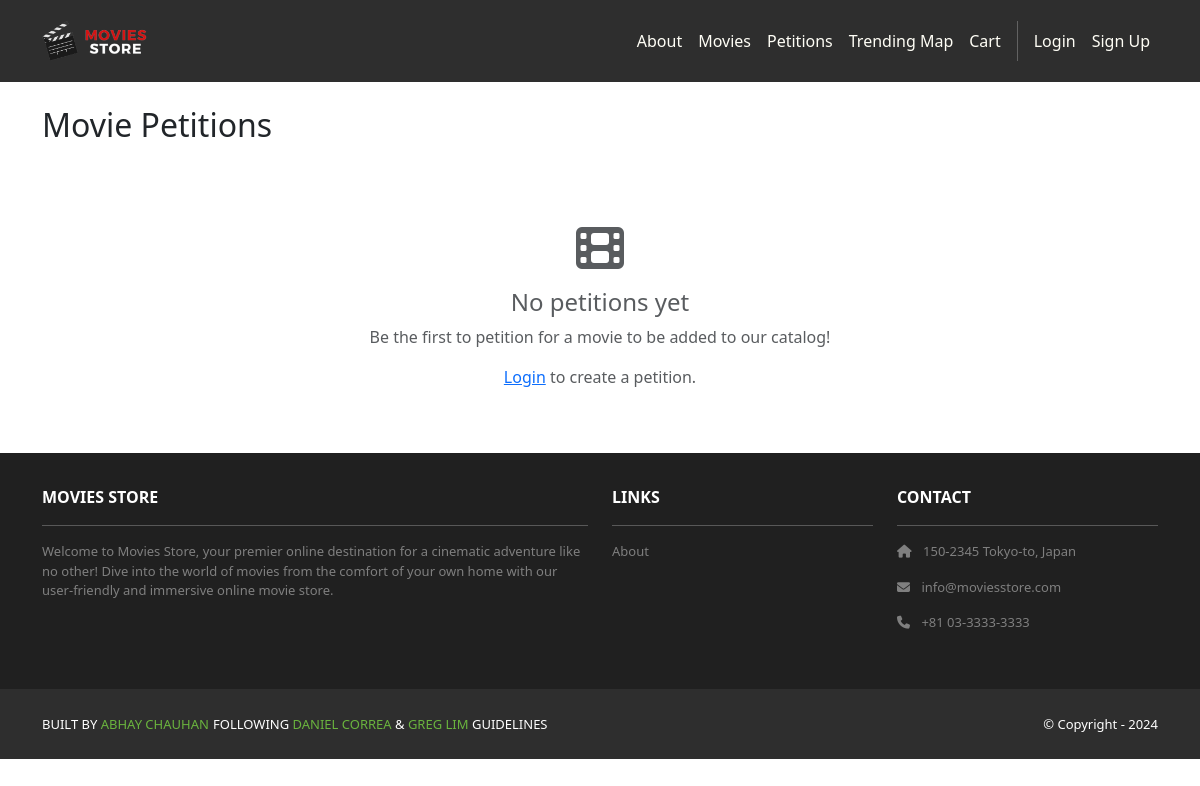
Page /movies/petitions/ on the earlier database version.
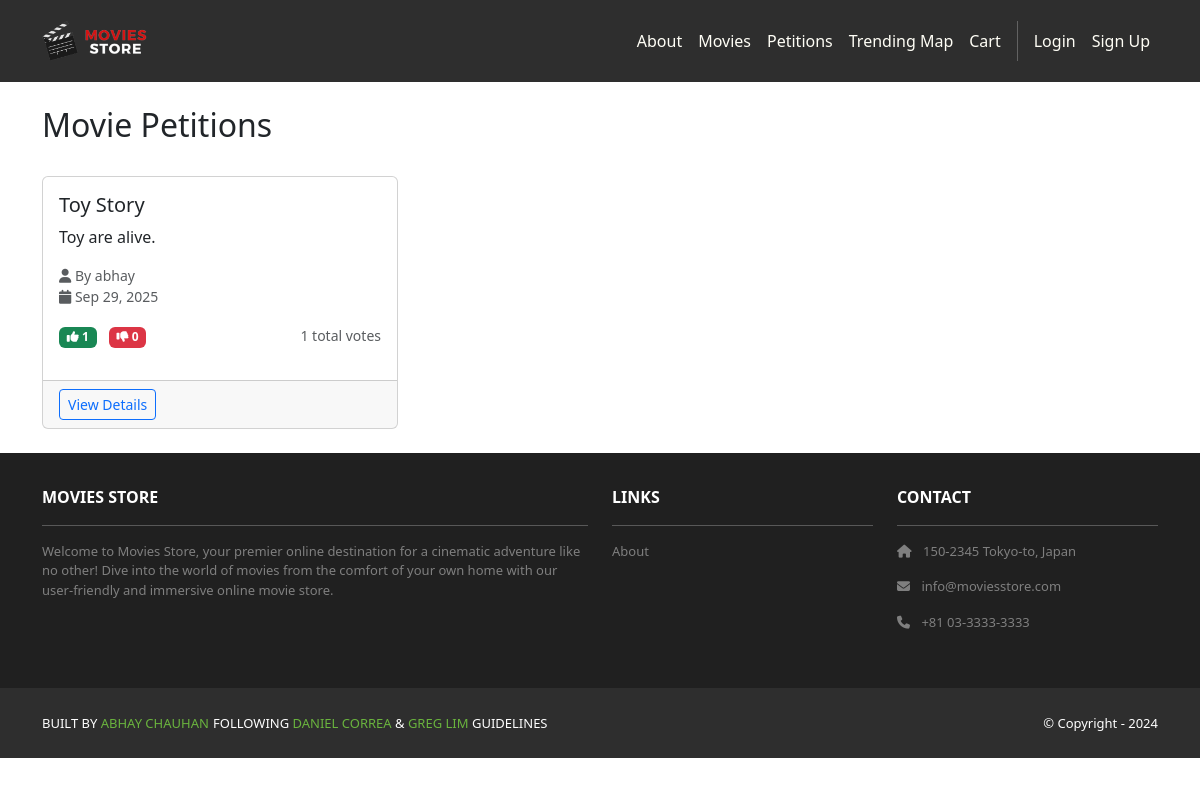
Same page on the later database version.
### movies/models.py (models this page shows, shortened)
class Petition(models.Model):
    id = models.AutoField(primary_key=True)
    movie_title = models.CharField(max_length=255)
    description = models.TextField()
    reason = models.TextField(help_text="Why should this movie be added to the catalog?")
    created_by = models.ForeignKey(User, on_delete=models.CASCADE, related_name='petitions')
    created_at = models.DateTimeField(default=timezone.now)
    is_active = models.BooleanField(default=True)
    def get_vote_count(self):
        return self.votes.count()
    def get_upvotes(self):
        return self.votes.filter(vote_type='up').count()
    def get_downvotes(self):
        return self.votes.filter(vote_type='down').count()
    class Meta:
        ordering = ['-created_at']

### movies/views.py (the view)
# urls.py: path('petitions/', views.petitions_list, name='movies.petitions_list'),
def petitions_list(request):
    petitions = Petition.objects.filter(is_active=True)
    template_data = {
        'title': 'Movie Petitions',
        'petitions': petitions
    }
    return render(request, 'movies/petitions_list.html', {'template_data': template_data})

### movies/templates/movies/petitions_list.html (shortened to what this page needs)
{% extends 'base.html' %}
{% block content %}
<div class="container mt-4">
    <div class="row">
        <div class="col-md-12">
            <div class="d-flex justify-content-between align-items-center mb-4">
                <h2>Movie Petitions</h2>
            </div>
            {% if template_data.petitions %}
                <div class="row">
                    {% for petition in template_data.petitions %}
                        <div class="col-md-6 col-lg-4 mb-4">
                            <div class="card h-100">
                                <div class="card-body">
                                    <h5 class="card-title">{{ petition.movie_title }}</h5>
                                    <p class="card-text">{{ petition.description|truncatewords:20 }}</p>
                                    <p class="text-muted small">
                                        <i class="fas fa-user"></i> By {{ petition.created_by.username }}
                                        <br>
                                        <i class="fas fa-calendar"></i> {{ petition.created_at|date:"M d, Y" }}
                                    </p>
                                    <div class="d-flex justify-content-between align-items-center mb-3">
                                        <div class="vote-stats">
                                            <span class="badge bg-success me-2">
                                                <i class="fas fa-thumbs-up"></i> {{ petition.get_upvotes }}
                                            </span>
                                            <span class="badge bg-danger">
                                                <i class="fas fa-thumbs-down"></i> {{ petition.get_downvotes }}
                                            </span>
                                        </div>
                                        <small class="text-muted">{{ petition.get_vote_count }} total votes</small>
                                    </div>
                                </div>
                                <div class="card-footer">
                                    <a href="{% url 'movies.petition_detail' petition.id %}" class="btn btn-outline-primary btn-sm">
                                        View Details
                                    </a>
                                </div>
                            </div>
                        </div>
                    {% endfor %}
                </div>
            {% else %}
                <div class="text-center py-5">
                    <i class="fas fa-film fa-3x text-muted mb-3"></i>
                    <h4 class="text-muted">No petitions yet</h4>
                    <p class="text-muted">Be the first to petition for a movie to be added to our catalog!</p>
                    {% if user.is_authenticated %}
                        <a href="{% url 'movies.create_petition' %}" class="btn btn-primary">
                            Create First Petition
                        </a>
                    {% else %}
                        <p class="text-muted">
                            <a href="{% url 'accounts.login' %}">Login</a> to create a petition.
                        </p>
                    {% endif %}
                </div>
            {% endif %}
        </div>
    </div>
</div>
{% endblock content %}

### moviestore/templates/base.html (shortened to what this page needs)
<!DOCTYPE html>
<html>
  <head>
    {% load static %}
    <link href="https://cdn.jsdelivr.net/npm/bootstrap@5.3.3/dist/css/bootstrap.min.css" rel="stylesheet">
    <link rel="stylesheet" href="https://cdnjs.cloudflare.com/ajax/libs/font-awesome/6.1.1/css/all.min.css">
    <link rel="stylesheet" type="text/css" href="{% static 'css/style.css' %}">
  </head>
  <body>
     <nav class="p-3 navbar navbar-dark bg-dark
         navbar-expand-lg">
      <div class="container">
        <a class="navbar-brand"
           href="{% url 'home.index' %}">
          <img src="{% static 'img/logo.png' %}" alt="logo"
               height="40" />
        </a>
        <div class="collapse navbar-collapse"
             id="navbarNavAltMarkup">
          <div class="navbar-nav ms-auto navbar-ml">
            <a class="nav-link"
               href="{% url 'home.about' %}">About</a>
            <a class="nav-link" href=
              "{% url 'movies.index' %}">Movies</a>
            <a class="nav-link"
              href="{% url 'movies.petitions_list' %}">Petitions</a>
            <a class="nav-link"
              href="{% url 'trending.map' %}">Trending Map</a>
            <a class="nav-link"
              href="{% url 'cart.index' %}">Cart</a>
            {% if user.is_authenticated %}
            <a class="nav-link" href="{% url 'accounts.orders' %}">Orders</a>
            <a class="nav-link" href="{% url 'accounts.logout' %}">Logout ({{ user.username }})</a>
            {% else %}
            <a class="nav-link" href="{% url 'accounts.login' %}">Login</a>
            <a class="nav-link" href="{% url 'accounts.signup' %}">Sign Up</a>
            {% endif %}
          </div>
        </div>
      </div>
    </nav>
    <div>
      {% block content %}
      {% endblock content %}
    </div>
     <section class="p-3 ms-footer d-none d-md-block">
      <div class="container">
        <div class="row mt-3 text-white">
          <div class="col-md-6 col-lg-6 col-xl-6 mx-auto mb-4">
            <b>MOVIES STORE</b>
            <hr />
            <p>Welcome to Movies Store, your premier online destination for a cinematic
              adventure like no other! Dive into the world of movies from the comfort of your own home with our user-friendly
              and immersive online movie store.</p>
          </div>
          <div class="col-md-3 col-lg-3 col-xl-3 mx-auto mb-4">
            <b>LINKS</b>
            <hr />
            <p><a class="nav-link" href="{% url 'home.about' %}">About</a></p>
          </div>
          <div class="col-md-3 col-lg-3 col-xl-3 mx-auto mb-4">
            <b>CONTACT</b>
            <hr />
            <p><i class="fas fa-home me-2"></i> 150-2345 Tokyo-to, Japan</p>
            <p><i class="fas fa-envelope me-2"></i> info@moviesstore.com</p>
            <p><i class="fas fa-phone me-2"></i> +81 03-3333-3333</p>
          </div>
        </div>
      </div>
    </section>
    <section class="p-3 ms-footer-bottom bg-dark">
      <div class="container d-flex justify-content-between">
        <div class="me-5 text-white">
          <span>BUILT BY <a href="https://www.linkedin.com/in/abhay-chauhan-5235792a7" target="_blank">ABHAY CHAUHAN</a></span>
          <span>FOLLOWING <a href="https://www.x.com/danielgarax" target="_blank">DANIEL CORREA</a> &
            <a href="https://www.x.com/greglim81" target="_blank">GREG LIM</a> GUIDELINES
          </span>
        </div>
        <div class="text-white">
          <span>© Copyright - 2024</span>
        </div>
      </div>
    </section>
  </body>
</html>

### moviestore/static/css/style.css (style rules this page uses)
.navbar a.nav-link { color: #FFFEF6 !important; }
.bg-dark { background-color: #2E2E2E !important; }
.ms-footer { background-color: #202020; }
.ms-footer p { color: #7F7F7F; font-size: 13px; }
.ms-footer-bottom span { font-size: 13px; line-height: 38px; }
.ms-footer-bottom a { color: #6ab43e; text-decoration: none; }

Differences in the rows shown:
added Petition: movie_title "Toy Story", description "Toy are alive.", created_by.username "abhay", created_at "Sep 29, 2025", get_upvotes "1", get_downvotes "0", get_vote_count "1"
Other differences:
text no longer shown: "No petitions yet Be the first to petition for a movie to be added to our catalog! Login to create a petition."
